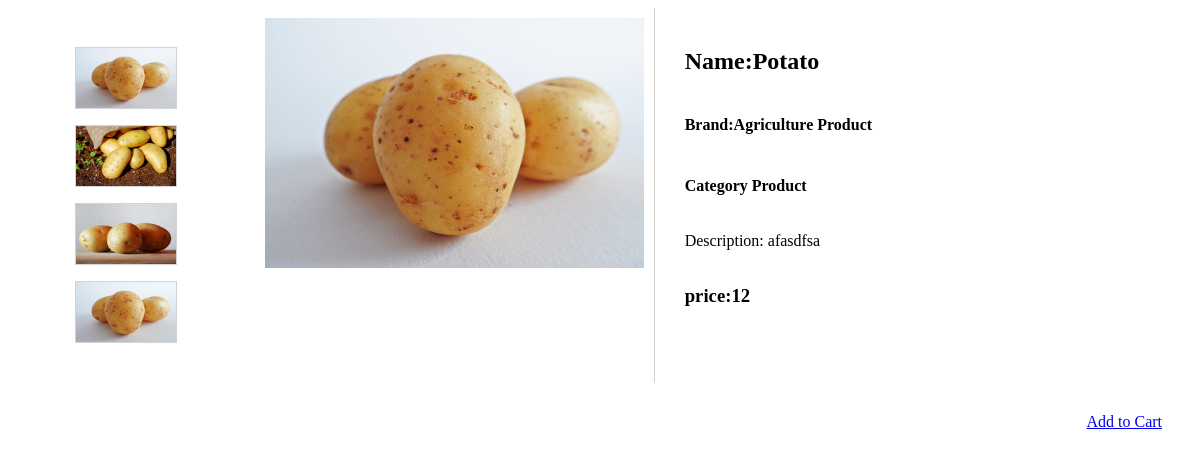
The app's page /product_byid/5/ with its own data.
### farmer/models.py (models this page shows, shortened)
class Shopproduct(models.Model):
    pname=models.CharField(max_length=100)
    cat=models.CharField(max_length=100)
    brand=models.CharField(max_length=100)
    price=models.CharField(max_length=100)
    qty=models.CharField(max_length=100)
    image = models.ImageField(upload_to="products/")
    image2= models.ImageField(upload_to="products/")
    image3 = models.ImageField(upload_to="products/")
    image4 = models.ImageField(upload_to="products/")
    stock = models.PositiveIntegerField()
    description = models.TextField()
    shop = models.ForeignKey(shop, on_delete=models.CASCADE)

### farmer/views.py (the view)
# urls.py: path('product_byid/<int:prdid>/',product_byid,name="product_byid"),
def product_byid(req,prdid):
    products=get_object_or_404(Shopproduct,id=prdid)
    return render(req,'shop/product_details.html',{'products':products})

### template/shop/product_details.html (shortened to what this page needs)
<!DOCTYPE html>
<html lang="en">
<head>
</head>
<body>
    <div class="wrp">
        <div class="left">
            <img class="thumbnail" src="{{ products.image.url }}" style="width:100px;height:60px;"/>
            <img class="thumbnail" src="{{ products.image2.url }}" style="width:100px;height:60px;"/>
            <img  class="thumbnail" src="{{ products.image3.url }}" style="width:100px;height:60px;"/>
            <img  class="thumbnail" src="{{ products.image4.url }}" style="width:100px;height:60px;"/>
        </div>
        <div class="right">
            <div class="col1">
                <img id="img" src="{{ products.image.url }}" style="width:100%;height:250px;"/>
            </div>
            <div class="col2">
                <h2>Name:{{ products.pname}} </h2>
                <h4>Brand:{{ products.brand }}</h4>
                 <h4> Category {{ products.cat }}</h4>
                <p>Description: {{ products.description}}</p>
                <h3>price:{{products.price}}</h3>
            </div>
        </div>
    </div>
    <div class="row1">
         <a href="/add_to_cart/{{products.id}}/">Add to Cart</a>
    </div>
</body>
</html>

### template/shop/product_details.html (style rules this page uses)
.wrp { width:auto; display:flex; gap:10px; }
.left { width:20%; display:flex; flex-direction: column; justify-content: center; align-items: center; gap:10px; }
.left img { border:1px solid lightgrey; margin:3px; }
.right { width:70%; display:flex; gap:10px; }
.col1 { width:50%; border-right: 1px solid lightgrey; padding:10px; }
.col2 { width:50%; display: flex; flex-direction: column; justify-content: center; align-items: left; padding:20px; }
.row1 { width:auto; height: 200px; padding:20px; margin:10px; display:flex; gap:20px; justify-content: right; }

### records on screen
Shopproduct: image (picture), image2 (picture), image3 (picture), image4 (picture), pname "Potato", brand "Agriculture Product", cat "Product", description "afasdfsa", price "12"
